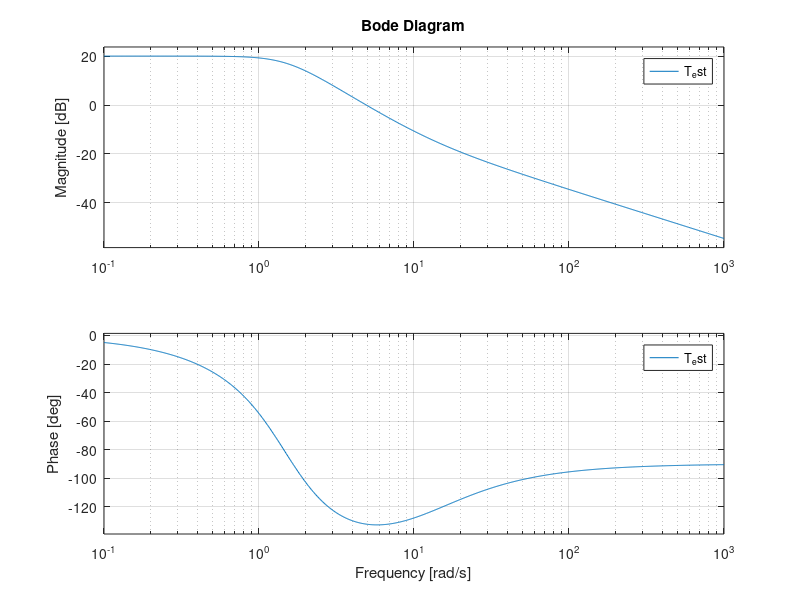

Here is the MATLAB script that generated this plot:
clc; clear;

K = 10;
wn = 1.5;
zeta = 0.707;
z = 12;

num = K * [1/z 1];
den = [1/wn^2 2*zeta/wn 1];

T_est = tf(num, den);

bode(T_est)
grid on
